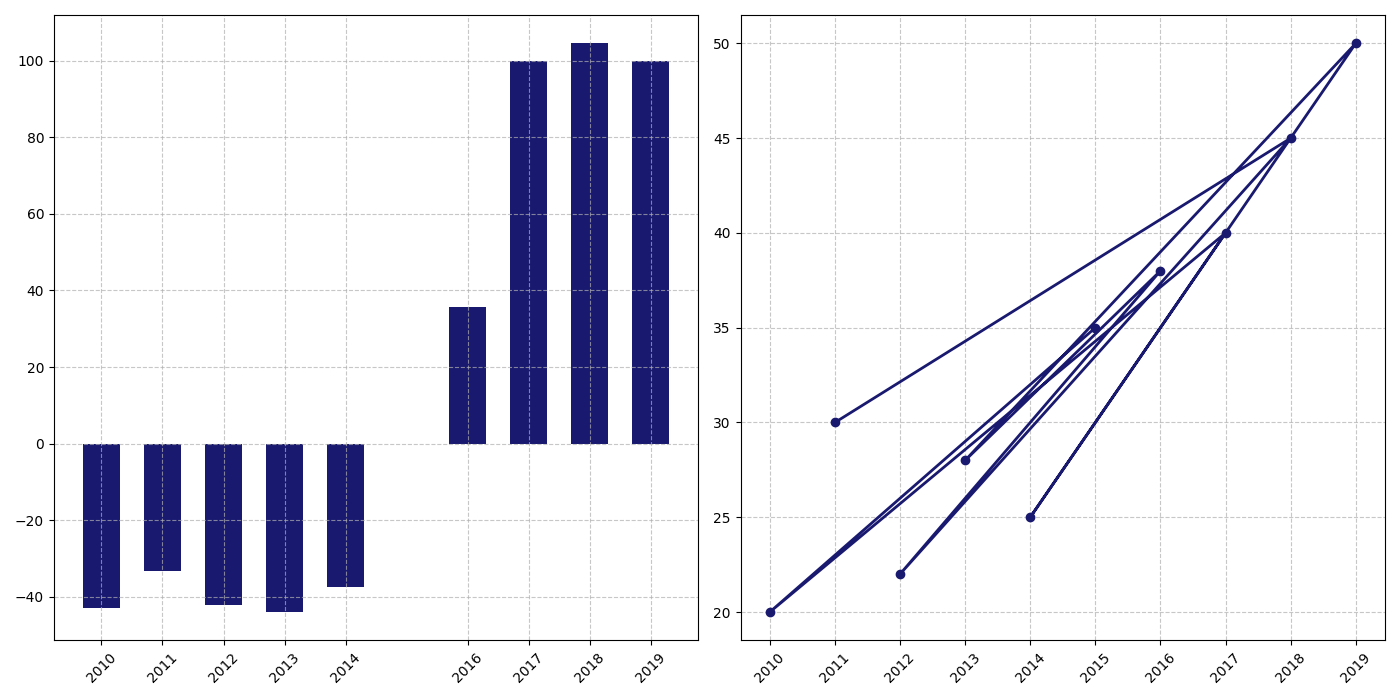

Recreate this plot in Python.
import matplotlib.pyplot as plt
import numpy as np

# Data remains same, but I'll shuffle the order manually
years = np.array([2015, 2010, 2017, 2014, 2019, 2013, 2016, 2012, 2018, 2011])
stock_prices = np.array([35, 20, 40, 25, 50, 28, 38, 22, 45, 30])
price_changes = np.diff(stock_prices) / stock_prices[:-1] * 100
sorted_indices = np.argsort(price_changes)[::-1]
sorted_price_changes = price_changes[sorted_indices]
sorted_years = years[1:][sorted_indices]

fig, (ax2, ax1) = plt.subplots(1, 2, figsize=(14, 7))

ax2.bar(sorted_years, sorted_price_changes, color='midnightblue', width=0.6)
ax2.grid(True, linestyle='--', alpha=0.7)
ax2.set_xticks(sorted_years)
ax2.set_xticklabels(sorted_years, rotation=45)

ax1.plot(years, stock_prices, marker='o', linestyle='-', color='midnightblue', linewidth=2)
ax1.grid(True, linestyle='--', alpha=0.7)
ax1.set_xticks(years)
ax1.set_xticklabels(years, rotation=45)

plt.tight_layout()
plt.show()
